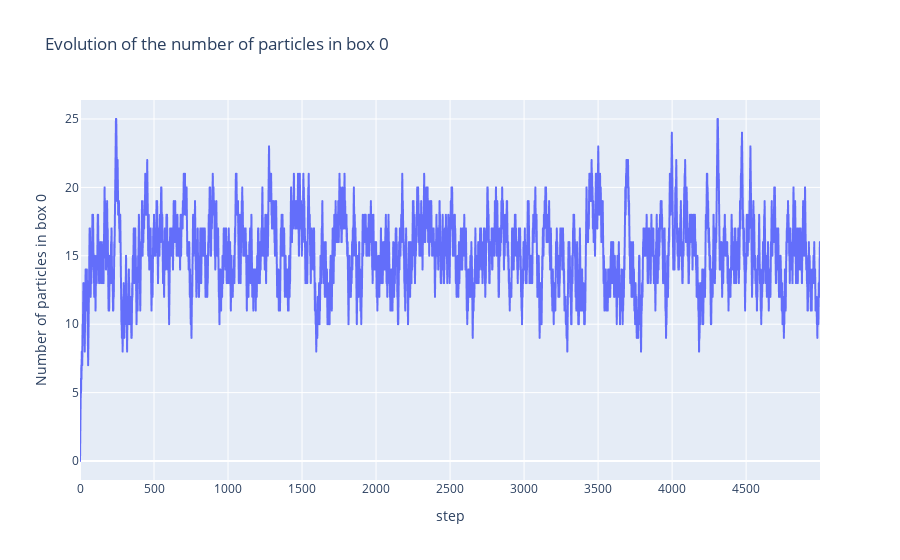

The notebook cell saved with this chart:
### Markdown cell above
6\. Simulate a trajectory of the chain starting in state $0$ for $n_{\max} = 5000$. Display the result in function of the time index $n$. Briefly describe the curve you obtained.

### Code cell
workflow_1.ehrenfest(5000)

### Figure 1 — Plotly figure (JSON) as saved in the notebook; plotly's stock layout.template omitted (floating-point values rounded to 4 significant figures; data arrays with more than 128 entries replaced by an {"elided": "..."} marker saying what was removed)
{"data": [{"hovertemplate": "step=%{x}<br>Number of particles in box 0=%{y}<extra></extra>", "legendgroup": "", "line": {"color": "#636efa", "dash": "solid"}, "marker": {"symbol": "circle"}, "mode": "lines", "name": "", "showlegend": false, "type": "scattergl", "x": {"elided": "5000 int values"}, "xaxis": "x", "y": {"elided": "5000 int values"}, "yaxis": "y"}], "layout": {"legend": {"tracegroupgap": 0}, "title": {"text": "Evolution of the number of particles in box 0"}, "xaxis": {"anchor": "y", "domain": [0, 1], "title": {"text": "step"}}, "yaxis": {"anchor": "x", "domain": [0, 1], "title": {"text": "Number of particles in box 0"}}}}
